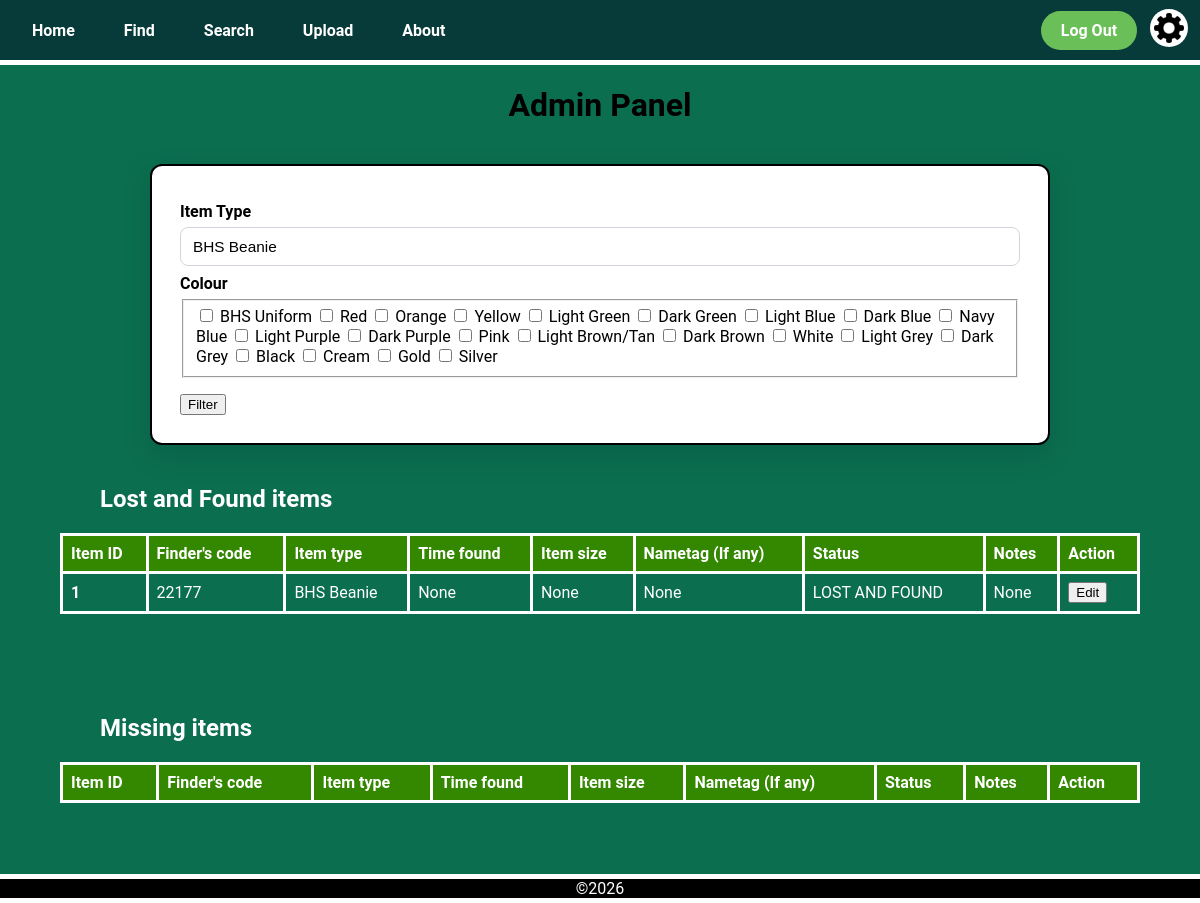
Page /admin (signed in) on the earlier database version.
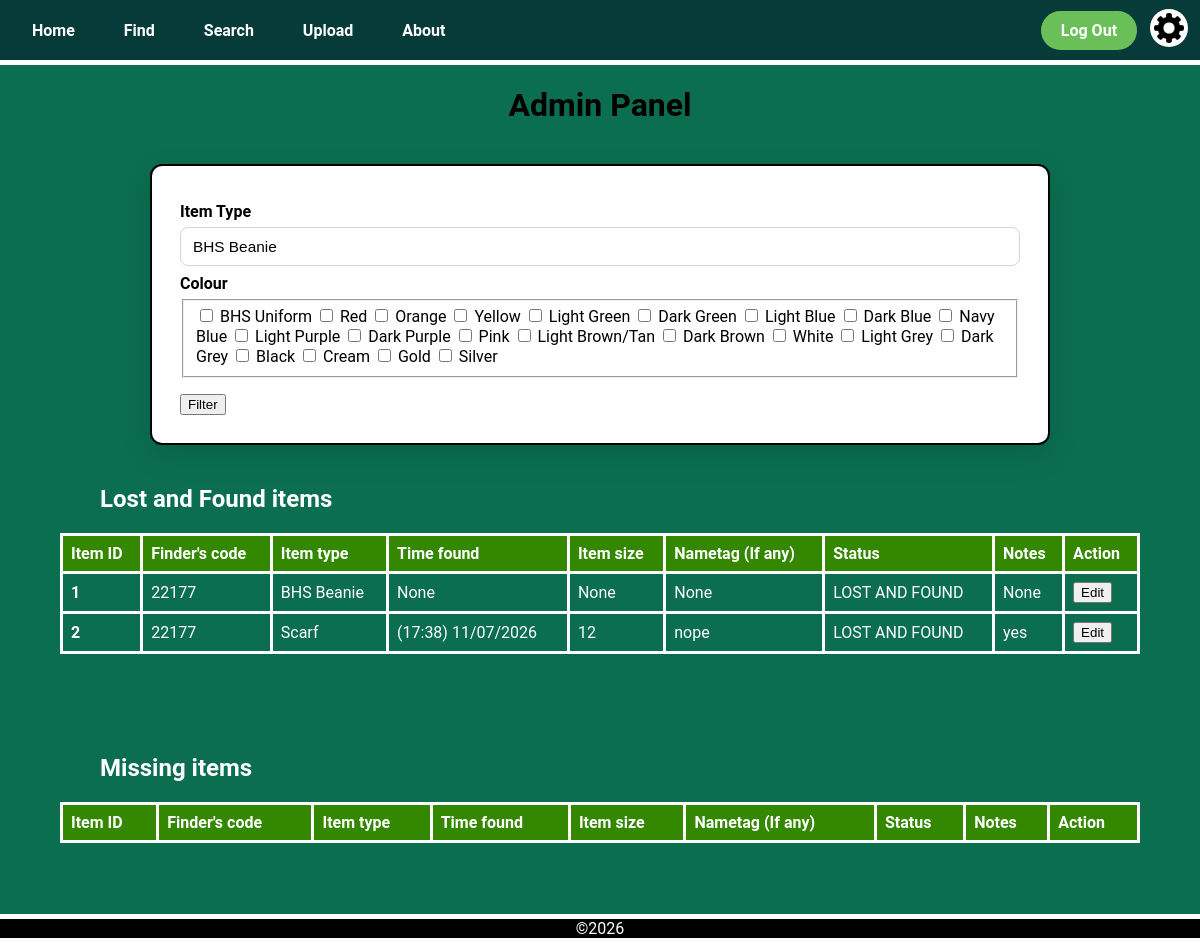
Same page on the later database version.
### app.py (models this page shows)
class LostItem(db.Model):
    __tablename__ = 'lost_item'
    item_id = db.Column(db.Integer, primary_key=True)
    finder_id = db.Column(db.Integer, db.ForeignKey('user.user_id'))
    item_type = db.Column(db.String(50))
    time_found = db.Column(db.String(50))
    size = db.Column(db.String(50))
    nametag = db.Column(db.String(50))
    status = db.Column(db.String(50))
    notes = db.Column(db.String(50))
    colours = db.relationship('Colour', secondary='lostitem_colour', backref='lost_items')

### app.py (the view)
@app.route('/admin', methods=['POST', 'GET'])
@login_required
def admin():
    if session['clearance'] > 1:   # Clearance check
        return render_template('error.html',
                               title='Access Forbidon',
                               error_title='Forbiddon',
                               error_message='You do not have permission to access this page')
    lost_and_found_items = LostItem.query.filter_by(status='LOST AND FOUND').all()
    missing_items = LostItem.query.filter_by(status='LOOKING FOR').all()
    for item in lost_and_found_items:
        print(item.time_found)
    return render_template('admin.html', title='Admin',
                           lost_and_found_items=lost_and_found_items,
                           missing_items=missing_items)

### app.py (called while the page is built)
@login_manager.user_loader
def load_user(user_id):
    return User.query.get(int(user_id))

@app.context_processor
def inject_variables():
    return dict(show_footer=True,
                logged_in = current_user.is_authenticated)

### templates/admin.html (shortened to what this page needs)
{% extends "layout.html" %}
{% block content %}
<h1 class="title">
    Admin Panel
</h1>
<form method="post" action="/find">
    <div class="upload_form">
        <h2 class="upload_form_subtitle">Item Type</h2>
        <select name="item_type" class="upload_type_dropdown">
            <option value="BHS Beanie">BHS Beanie</option>
        </select>
        <h2 class="upload_form_subtitle">Colour</h2>
        <fieldset>
            <label>
                <input type="checkbox" name="colours[]" value="BHS Uniform"> BHS Uniform
            </label>
            <label>
                <input type="checkbox" name="colours[]" value="Red"> Red
            </label>
            <label>
                <input type="checkbox" name="colours[]" value="Orange"> Orange
            </label>
            <label>
                <input type="checkbox" name="colours[]" value="Yellow"> Yellow
            </label>
            <label>
                <input type="checkbox" name="colours[]" value="Light Green"> Light Green
            </label>
            <label>
                <input type="checkbox" name="colours[]" value="Dark Green"> Dark Green
            </label>
            <label>
                <input type="checkbox" name="colours[]" value="Light Blue"> Light Blue
            </label>
            <label>
                <input type="checkbox" name="colours[]" value="Dark Blue"> Dark Blue
            </label>
            <label>
                <input type="checkbox" name="colours[]" value="Navy Blue"> Navy Blue
            </label>
            <label>
                <input type="checkbox" name="colours[]" value="Light Purple"> Light Purple
            </label>
            <label>
                <input type="checkbox" name="colours[]" value="Dark Purple"> Dark Purple
            </label>
            <label>
                <input type="checkbox" name="colours[]" value="Pink"> Pink
            </label>
            <label>
                <input type="checkbox" name="colours[]" value="Light Brown/Tan"> Light Brown/Tan
            </label>
            <label>
                <input type="checkbox" name="colours[]" value="Dark Brown"> Dark Brown
            </label>
            <label>
                <input type="checkbox" name="colours[]" value="White"> White
            </label>
            <label>
                <input type="checkbox" name="colours[]" value="Light Grey"> Light Grey
            </label>
            <label>
                <input type="checkbox" name="colours[]" value="Dark Grey"> Dark Grey
            </label>
            <label>
                <input type="checkbox" name="colours[]" value="Black"> Black
            </label>
            <label>
                <input type="checkbox" name="colours[]" value="Cream"> Cream
            </label>
            <label>
                <input type="checkbox" name="colours[]" value="Gold"> Gold
            </label>
            <label>
                <input type="checkbox" name="colours[]" value="Silver"> Silver
            </label>
        </fieldset>
        <input class='upload_submit_button' type="submit" value="Filter">
    </div>
</form>
<table class="item_info_table">
  <h2 class="sub_heading">Lost and Found items</h2>
    <tr>
      <th class="item_info_header">Item ID</th>
      <th class="item_info_header">Finder's code</th>
      <th class="item_info_header">Item type</th>
      <th class="item_info_header">Time found</th>
      <th class="item_info_header">Item size</th>
      <th class="item_info_header">Nametag (If any)</th>
      <th class="item_info_header">Status</th>
      <th class="item_info_header">Notes</th>
      <th class="item_info_header">Action</th>
    </tr>
    {% for item in lost_and_found_items %}
    <tr class="item_info_row">
      <th>{{item.item_id}}</th>
      <td>{{item.finder_id}}</td>
      <td>{{item.item_type}}</td>
      <td>
        {% if item.time_found is not none %}
          ({{ item.time_found[11:16] }}) {{ item.time_found[8:10] }}/{{ item.time_found[5:7] }}/{{ item.time_found[0:4] }}
        {% else %}
          {{item.time_found}}
        {% endif %}
      </td>
      <td>{{item.size}}</td>
      <td>{{item.nametag}}</td>
      <td>{{item.status}}</td>
      <td>{{item.notes}}</td>
      <td><button>Edit</button></td>
    </tr>
    {% endfor %}
</table>
<table class="item_info_table">
    <h2 class="sub_heading">Missing items</h2>
    <tr>
      <th class="item_info_header">Item ID</th>
      <th class="item_info_header">Finder's code</th>
      <th class="item_info_header">Item type</th>
      <th class="item_info_header">Time found</th>
      <th class="item_info_header">Item size</th>
      <th class="item_info_header">Nametag (If any)</th>
      <th class="item_info_header">Status</th>
      <th class="item_info_header">Notes</th>
      <th class="item_info_header">Action</th>
    </tr>
</table>
{% endblock %}

### templates/layout.html (shortened to what this page needs)
<!DOCTYPE html>
<html lang="en">
<head>
    <link rel="stylesheet" href="../static/css/style.css">
</head>
<body>
    <nav>{% include "navigation.html"%}</nav>
    <main>{% block content %} {% endblock %}</main>
    {% if show_footer %}
    <footer>
        ©2026
    </footer>
    {% endif %}
</body>
</html>

### templates/navigation.html
<div class="navigation_bar">
    <div class="navigation_links">
        <a href="/home">Home</a>
        <a href="/find">Find</a>
        <a href="/search">Search</a>
        <a href="/upload">Upload</a>
        <a href="/about">About</a>
    </div>
    {% if logged_in %}
    <div class="navigation_buttons">
        <div class="signlog">
            <a href="logout">Log Out</a>
        </div>
        <a class="settings_button" href="settings">
            <img src="/static/images/settings_button.png" alt="Settings">
        </a>
    </div>
    {% else %}
    <div class="signlog">
        <a href="/login">Login</a>
        <a href="/signup">Signup</a>
    </div>
    {% endif %}
</div>

### static/css/style.css (style rules this page uses)
body { background-color: var(--dark-emerald); font-family: "Roboto", sans-serif; margin: 0; padding: 0; color: black; }
.title { text-align: center; }
:root { --dark-teal: #073b3aff; --dark-emerald: #0b6e4fff; --medium-jungle: #08a045ff; --moss-green: #6bbf59ff; --soft-fawn: #ddb771ff; --transition-time: 0.4s; }
.navigation_bar { background-color: var(--dark-teal); display: flex; justify-content: space-between; align-items: center; padding: 0 12px; margin-left: 0; border-bottom: 5px solid white; height: 60px; }
.navigation_links a { margin-right: 5px; padding: 20px 20px; border-radius: 2px; color: #FFFFFF; font-weight: bold; text-decoration: none; height: 100%; transition: var(--transition-time); }
.signlog a { margin-right: 0px; margin-left: 9px; background-color: var(--moss-green); color:#FFFFFF; padding: 10px 20px; border-radius: 50px; font-weight: bold; text-decoration: none; transition: var(--transition-time); }
.signlog, .settings_button { display: inline-block; vertical-align: middle; }
.settings_button img { width: 30px; height: 30px; margin: 0; padding: 4px; background-color: white; border-radius: 100%; cursor: pointer; margin-left: 9px; }
.sub_heading { text-align: left; color: white; margin-left: 100px; }
.item_info_table { border-collapse: collapse; width: 90%; margin: 0 auto 100px auto; text-align: left; color: #FFFFFF; border: 3px solid white; }
.item_info_table th { border: 3px solid white; text-align: left; padding: 8px; }
.item_info_table td { border: 3px solid white; text-align: left; padding: 8px; }
.item_info_header { background-color: #338800; }
.upload_form { background-color: #ffffff; max-width: 900px; margin: 2.5rem auto; padding: 1.75rem; border-radius: 12px; box-shadow: 0 10px 30px rgba(2,6,23,0.12); border: 2px solid black; color: black; box-sizing: border-box; }
.upload_form h2.upload_form_subtitle { margin: 0.5rem 0 0.35rem 0; font-size: 1rem; color: black; font-weight: 700; }
.upload_type_dropdown, .upload_datetime, .upload_text_box, .upload_form input[type="text"] { width: 100%; padding: 10px 12px; border-radius: 8px; border: 1px solid #d0d6dc; background-color: #ffffff; box-sizing: border-box; font-size: 0.96rem; }
.upload_type_dropdown { appearance: none; }
.upload_submit_button { display: flex; justify-content: center; margin-top: 1rem; }
footer { background-color: #000000; border-top: 5px solid white; border-bottom: 5px solid white; text-align: center; color: white; width: 100%; position: fixed; bottom: 0; }

Differences in the rows shown:
added LostItem: item_id "2", finder_id "22177", item_type "Scarf", time_found "17:38", time_found "11", time_found "07", time_found "2026", size "12", nametag "nope", status "LOST AND FOUND", notes "yes"
